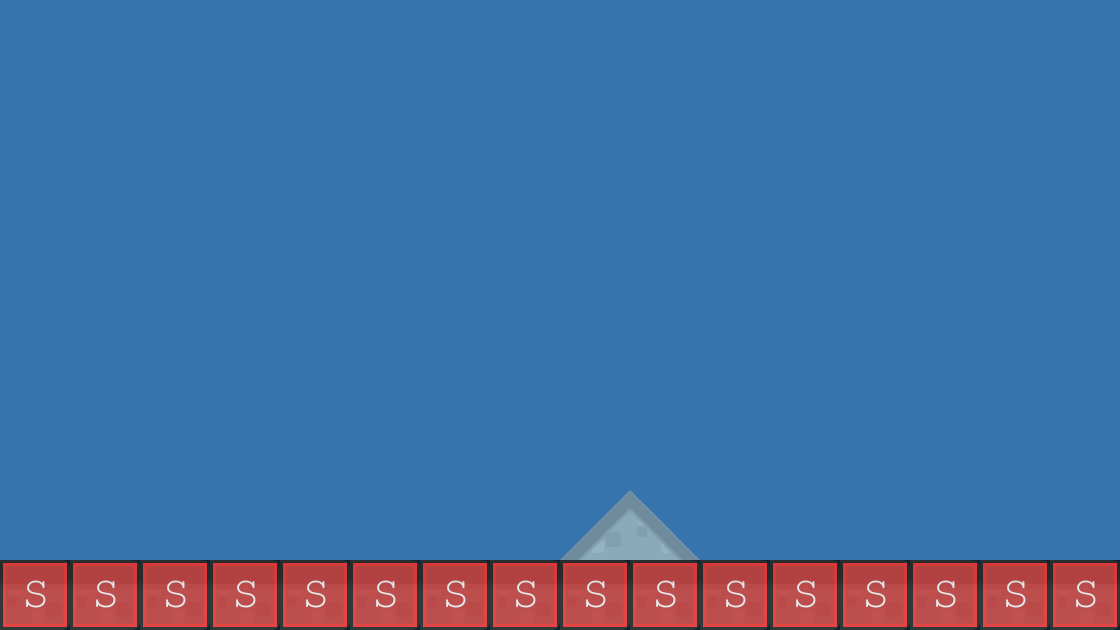

A 2D game scene composited from a Tiled map and its tileset images. What follows is a short description and the map's XML, with each tile layer's data collapsed to a summary:
An orthogonal 16x9 tile map with 70x70 px tiles, 2 tile layers (background1, collision), 2 tilesets.

<map version="1.0" orientation="orthogonal" width="16" height="9" tilewidth="70" tileheight="70" backgroundcolor="#3674ad">
 <tileset firstgid="1" name="background-tiles" tilewidth="70" tileheight="70">
  <image source="../img/background-tiles.png" width="910" height="910" />
 </tileset>
 <tileset firstgid="170" name="meta-tiles" tilewidth="70" tileheight="70">
  <image source="../img/meta-tiles.png" width="350" height="70" />
  <tile id="1">
   <properties>
    <property name="type" value="solid" />
   </properties>
  </tile>
  <tile id="3">
   <properties>
    <property name="type" value="solid" />
   </properties>
  </tile>
  <tile id="4">
   <properties>
    <property name="type" value="solid" />
   </properties>
  </tile>
 </tileset>
 <layer name="background1" width="16" height="9">
  <data>[144 cells, 16 non-empty, 1 distinct tile ids]</data>
 </layer>
 <layer name="collision" width="16" height="9" opacity="0.71">
  <data>[144 cells, 18 non-empty, 3 distinct tile ids]</data>
 </layer>
</map>
